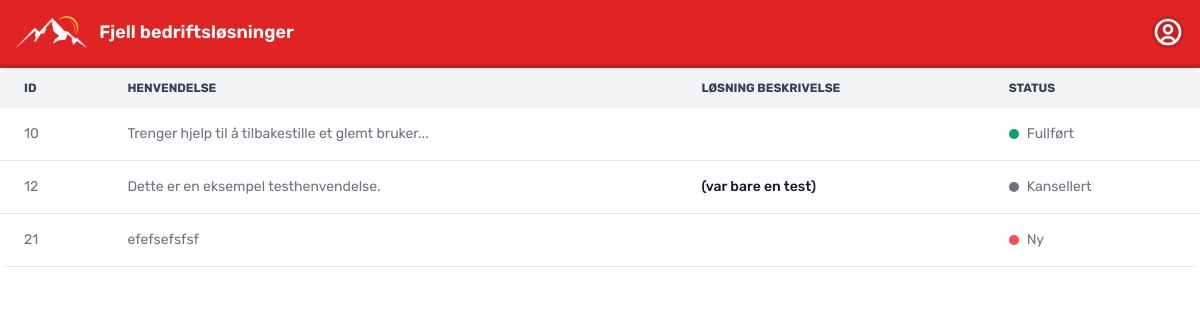
/ticket/received_ticket.php (signed in), run on the app's committed database.
### tables this page shows
CREATE TABLE `henvendelser` (
  `id` int(11) NOT NULL,
  `bruker_id` int(11) NOT NULL,
  `statuser_id` int(11) DEFAULT NULL,
  `kategori_id` int(11) DEFAULT NULL,
  `tidspunkt_opprettet` timestamp NOT NULL DEFAULT current_timestamp(),
  `beskrivelse` longtext DEFAULT NULL,
  `loosning_beskrivelse` longtext DEFAULT NULL
);

CREATE TABLE `statuser` (
  `id` int(11) NOT NULL,
  `status` varchar(45) NOT NULL,
  `farge` varchar(45) DEFAULT NULL
);

### ticket/received_ticket.php (the view, shortened to what this page needs)
<?php
require_once '../../../db_connection.php';
$user_id = $_SESSION['user_id'];
$henvendelser_stmt = $conn->prepare("SELECT beskrivelse, loosning_beskrivelse, statuser_id FROM henvendelser WHERE bruker_id = ?");
$henvendelser_stmt->bind_param("i", $user_id);
$henvendelser_stmt->execute();
$henvendelser_result = $henvendelser_stmt->get_result();
$num_rows = $henvendelser_result->num_rows;
?>
<!DOCTYPE html>
<html lang="en">
<head>
    <link href="https://cdn.jsdelivr.net/npm/tailwindcss@2.2.19/dist/tailwind.min.css" rel="stylesheet">
    <link href="https://cdnjs.cloudflare.com/ajax/libs/flowbite/2.3.0/flowbite.min.css" rel="stylesheet"/>
    <link rel="stylesheet" type="text/css" href="../style.css" />
</head>
<body>
<nav class="bg-red-600 dark:bg-gray-900 border-b-4 border-red-700">
    <div class="max-w-screen-xl flex flex-wrap items-center justify-between mx-auto p-4">
        <a href="" class="flex items-center space-x-3 rtl:space-x-reverse">
            <img src="../images/icon.png" class="h-8" alt="Logo" />
            <span class="hidden sm:block text-lg font-semibold whitespace-nowrap text-white">Fjell bedriftsløsninger</span>
        </a>
        <div class="flex items-center md:order-2 space-x-3 md:space-x-0 rtl:space-x-reverse">
            <button type="button" class="flex text-sm bg-red-700 rounded-full md:me-0 focus:ring-4 focus:ring-red-700" id="user-menu-button" aria-expanded="false" data-dropdown-toggle="user-dropdown" data-dropdown-placement="bottom">
            </button>
        </div>
    </div>
</nav>
<div class="hidden md:block">
<?php if ($num_rows > 0): ?>
<div class="relative overflow-x-auto sm:rounded-lg">
    <table class="w-full text-sm text-left rtl:text-right text-gray-500 dark:text-gray-400">
        <thead class="text-xs text-gray-700 uppercase bg-gray-100 dark:bg-gray-700 dark:text-gray-400">
            <tr>
                <th scope="col" class="px-6 py-3">
                    ID
                </th>
                <th scope="col" class="px-6 py-3">
                    Henvendelse
                </th>
                <th scope="col" class="px-6 py-3">
                    Løsning beskrivelse
                </th>
                <th scope="col" class="px-6 py-3">
                    Status
                </th>
            </tr>
        </thead>
        <tbody>
            <?php while ($row = $henvendelser_result->fetch_assoc()): ?>
                <tr class="bg-white border-b dark:bg-gray-800 dark:border-gray-700">
                    <td class="px-6 py-4">
                        <div class="flex items-center">
                            <?php
                            $henvendelse_id_stmt = $conn->prepare("SELECT id FROM henvendelser WHERE bruker_id = ? AND statuser_id = ?");
                            $henvendelse_id_stmt->bind_param("ii", $user_id, $row['statuser_id']);
                            $henvendelse_id_stmt->execute();
                            $henvendelse_id_result = $henvendelse_id_stmt->get_result();
                            $henvendelse_id_row = $henvendelse_id_result->fetch_assoc();
                            $henvendelse_id = $henvendelse_id_row['id'];
                            echo $henvendelse_id;
                            ?>
                        </div>
                    </td>
                    <td class="px-6 py-4 text-gray-500 dark:text-gray-400 whitespace-nowrap">
                        <?php
                        $truncated_description = strlen($row['beskrivelse']) > 50 ? substr($row['beskrivelse'], 0, 50) . "..." : $row['beskrivelse'];
                        echo $truncated_description;
                        ?>
                    </td>
                    <td class="px-6 py-4 font-medium text-gray-900 whitespace-nowrap dark:text-gray-300">
                        <?php echo $row['loosning_beskrivelse']; ?>
                    </td>
                    <td class="px-6 py-4">
                        <div class="flex items-center">
                            <?php
                            $status_stmt = $conn->prepare("SELECT status, farge FROM statuser WHERE id = ?");
                            $status_stmt->bind_param("i", $row['statuser_id']);
                            $status_stmt->execute();
                            $status_result = $status_stmt->get_result();
                            $status_row = $status_result->fetch_assoc();
                            $status_name = $status_row['status'];
                            $status_color = $status_row['farge'];
                            ?>
                            <div class="h-2.5 w-2.5 rounded-full <?php echo $status_color; ?> me-2"></div>
                            <?php echo $status_name; ?>
                        </div>
                    </td>
                </tr>
            <?php endwhile; ?>
        </tbody>
    </table>
</div>
</div>
<?php endif; ?>
</body>
</html>

### style.css (style rules this page uses)
* { font-family: "Rubik", sans-serif; font-style: normal; }

### data on the page
henvendelser: id "10", beskrivelse "Trenger hjelp til å tilbakestille et glemt bruker...", statuser.status "Fullført"
henvendelser: id "12", beskrivelse "Dette er en eksempel testhenvendelse.", loosning_beskrivelse "(var bare en test)", statuser.status "Kansellert"
henvendelser: id "21", beskrivelse "efefsefsfsf", statuser.status "Ny"
